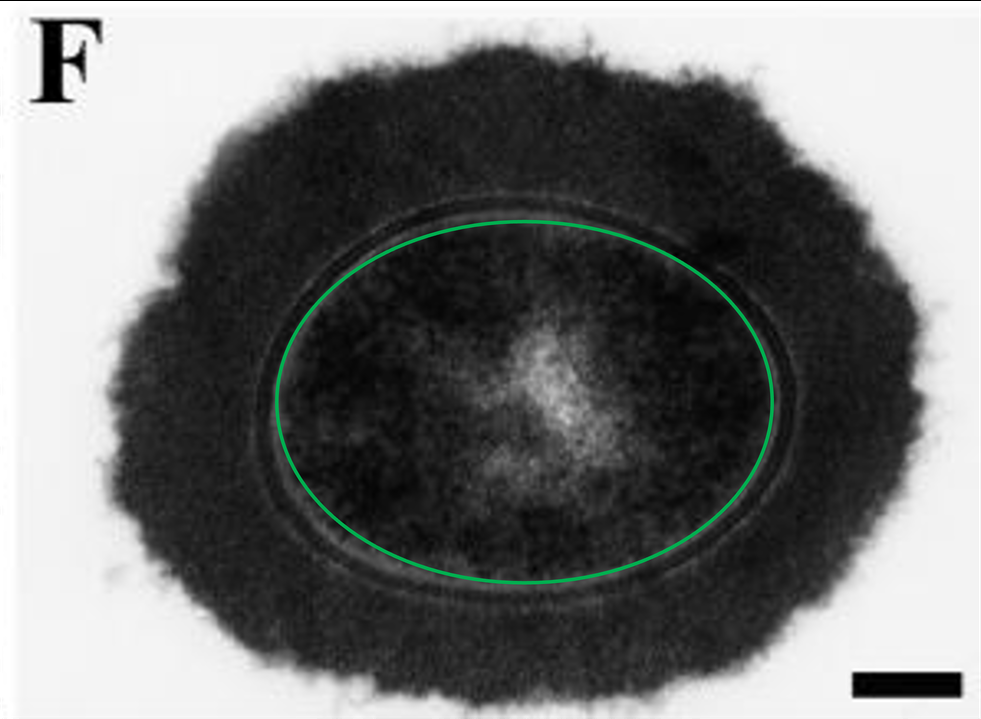
#> input picture images/AnnotatedSample.png, 981 x 719 px, shrunk from 2814 x 2062 before the run
$ jupyter execute --allow-errors CellCapsuleAnalysis.ipynb
#> lines starting #> are read from the running program, lines starting #| are printed output that depends on the picture; after the words box and inside, x2 and y2 are one past the last pixel; in counts of white or black regions, pixels touching at a corner belong together; long printed decimals are rounded
# Cell Capsule Analysis
This notebook analyses images of cell capsules to...
Images must be marked with a green ellipse to denote the cell wall.
This script then identifies the maximum distance between the cell wall and the cell capsule, and adds a second red ellipse.

The area between the red and green ellipses is then calculated in pixels, before being converted to microns using the scale bar contained in each image.
Further statistics are then calculated, such as the ratio of cell area to cell capsule area.

[cell 1]
import cv2
import numpy as np
import matplotlib.pyplot as plt
import os
import ipywidgets as widgets
from ipywidgets import Layout

[cell 2]
image_path = 'images/AnnotatedSample.png'

# Read the image
image = cv2.imread(image_path)
#> image is the input picture: shape (719, 981, 3); mean B, G, R 116.7, 117.3, 116.1

# Convert the image to HSV color space
hsv = cv2.cvtColor(image, cv2.COLOR_BGR2HSV)

imageOriginal = image.copy()

#  show the original image
plt.imshow(imageOriginal)

Analyse the image to find the green outline of the cell, and show the mask produced

[cell 3]
# Define range for green color in HSV
lower_green = (35, 50, 50)
upper_green = (85, 255, 255)

# Threshold the image to get only green
green_mask = cv2.inRange(hsv, lower_green, upper_green)
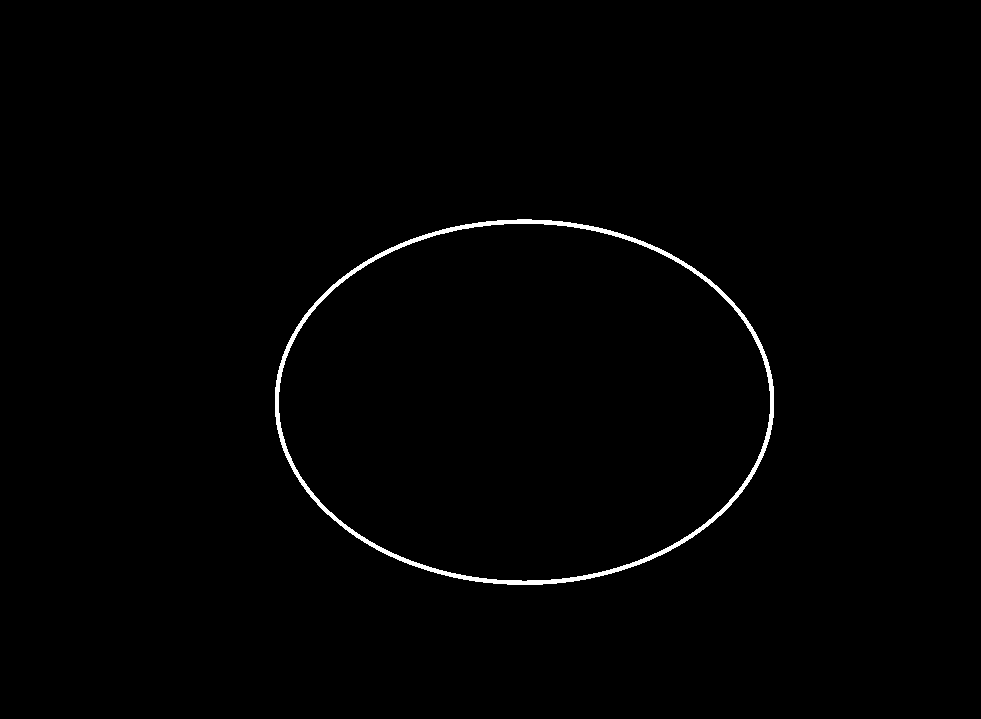
#> green_mask: shape (719, 981); 0.84% white; 1 white region

# call imshow() using plt object
plt.imshow(green_mask, cmap='gray')

# display that image
plt.show()

Now fit an ellipse to the masked image, so that the centre of the cell outline can be found.
Add a red cross to the image to mark the centre point.

[cell 4]
# Find contours
contours, _ = cv2.findContours(green_mask, cv2.RETR_EXTERNAL, cv2.CHAIN_APPROX_SIMPLE)
#> contours = 1 contour; box (x1, y1, x2, y2) and area: (275, 219, 774, 585) 142886

# Assuming the largest contour is our green outline, sort contours by area
contour = max(contours, key=cv2.contourArea)
#> contour = contour of 612 points, box (x1, y1, x2, y2) (275, 219, 774, 585), area 142886

# Fit an ellipse to the contour
ellipse = cv2.fitEllipse(contour)
#> ellipse = ((524, 401.7), (364.7, 498.9), 90.01)
(xc, yc), (d1, d2), angle = ellipse
#> xc = 524; yc = 401.7; d1 = 364.7; d2 = 498.9; angle = 90.01

# draw the fitted ellipse over the original image in red
imageEllipse = imageOriginal.copy()
cv2.ellipse(imageEllipse, ellipse, (0, 0, 255), 2)

# draw the center of the ellipse in red with a cross
cv2.line(imageEllipse, (int(xc) - 100, int(yc)), (int(xc) + 100, int(yc)), (255, 0, 0), 10)
cv2.line(imageEllipse, (int(xc), int(yc) - 100), (int(xc), int(yc) + 100), (255, 0, 0), 10)

# show the image
plt.imshow(imageEllipse)

With the cell centre and cell outline defined, start determining the maximum distance between the cell outline and the edge of the cell capsule.

Find the maximum distance between the cell wall and the cell capsule. Iterate through 360 degrees for the following steps:
1) Draw a blue line at 'x' degrees from the cell centre to the edge of the image.
2) create a mask using blue pixels produced by this line
3) combine this mask with a mask of white pixels in the image (cell capsule edge)
4) Of the remaining, non-zero pixels, calculate which is closest to the centre of the cell
5) calculate the distance between the closest non-zero pixel and the centre of the cell, and add to a list

[cell 5]
#  create a list of distances between the cell wall and the cell capsule at each angle
cellWallToCellCapsuleDistances = []
#  create a list of points defining the outline of the cell capsule
cellCapsuleOutline = []
#  create a list of points defining the outline of the cell wall
cellWallOutline = []

# Define range for white color in HSV
lower_white = (200,200,200)
upper_white = (255, 255, 255)

# Define range for blue color in RGB
lower_blue = (0,0,250)
upper_blue = (0,0,255)

# start with a fresh copy of the original image
imageExpandedOutline = imageOriginal.copy()

# Threshold the HSV image to get only white colors
white_mask = cv2.inRange(imageExpandedOutline, lower_white, upper_white)

# iterate through 360 degrees of rotation at 1 degree intervals
for i in range(0, 360, 1):
    # create a copy of the original image
    imageExpandedOutline = imageOriginal.copy()

    # find the width and height of the image
    (h, w) = imageExpandedOutline.shape[:2]

    # draw a line from the centre point to the edge of the ellipse in blue at the current angle
    cv2.line(imageExpandedOutline, (int(xc), int(yc)), (int(xc + w * np.cos(i * np.pi / 180)), int(yc + h * np.sin(i * np.pi / 180))), (0, 0, 255), 4)

    # Threshold the HSV image to get only white colors
    blue_mask = cv2.inRange(imageExpandedOutline, lower_blue, upper_blue)

    # combine the white and blue masks to get the intersection of the new line with the outline of the ellipse
    combined_mask = cv2.bitwise_and(blue_mask, white_mask)

    # find the co-ordinates non zero pixels in the combined mask
    nonZeroPixels = np.where(combined_mask == 255)

    #  find the distance from the centre of the ellipse to each of the non zero pixels
    distances = np.sqrt((nonZeroPixels[0] - xc) ** 2 + (nonZeroPixels[1] - yc) ** 2)

    # find the index of the closest point
    closest_index = np.argmin(distances)

    # add the shortest distance to the list of points defining the outline of the cell capsule
    centreToCapsuleOutlineDistance = distances[closest_index]

    # find the x and y co-ordinates of the closest point on the cell capsule to the cell centre (for plotting only)
    closest_x = nonZeroPixels[1][closest_index]
    closest_y = nonZeroPixels[0][closest_index]

    # add closest x and y to a list of points defining the outline of the cell capsule (for plotting only)
    cellCapsuleOutline.append((closest_x, closest_y))

    # combine the blue and green masks to get the intersection of the new line with the outline of the green ellipse
    combined_mask = cv2.bitwise_and(green_mask, blue_mask)

    # find the co-ordinates of the intersection
    intersect_y, intersect_x = np.where(combined_mask == 255)

    cellWallOutline.append((intersect_x[0], intersect_y[0]))

    # find the absolute distance between co-ordinates of the cell wall and the cell capsule
    centreToCellOutlineDistance = np.sqrt((intersect_x[0] - closest_x) ** 2 + (intersect_y[0] - closest_y) ** 2)

    # add the distance to the list of distances between the cell outline and the cell capsule outline
    cellWallToCellCapsuleDistances.append(centreToCellOutlineDistance)
#> this loop made 360 passes
#> (nonZeroPixels, closest_index, centreToCapsuleOutlineDistance, closest_x, closest_y, centreToCellOutlineDistance) on passes 1 to 3: (245 positions, rows 399 to 403, columns 932 to 980, 196, 543.9, 932, 403, 162), (254 positions, rows 405 to 410, columns 929 to 980, 173, 539.7, 929, 409, 159.1), (267 positions, rows 410 to 415, columns 927 to 980, 198, 536.7, 927, 414, 157.3)
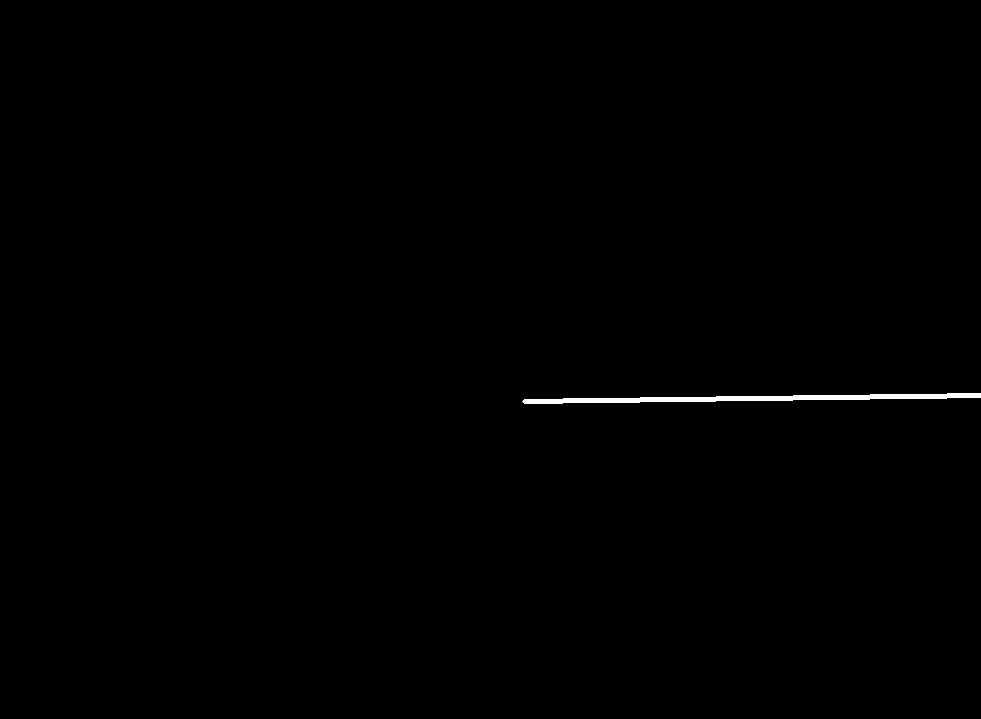
#> blue_mask: shape (719, 981); 0.32% white; 1 white region, box (x1, y1, x2, y2) and area: (522, 393, 981, 404) 2289
#> after the loop, cellCapsuleOutline = 360 pairs, first value 102 to 932, second value 38 to 714; cellWallOutline = 360 pairs, first value 275 to 771, second value 219 to 581; cellWallToCellCapsuleDistances = 360 values, max 196.4 at index 242, min 126.7 at index 86, mean 161.7

# set that are less than zero to zero
# cellWallToCellCapsuleDistances = np.array(cellWallToCellCapsuleDistances)
# cellWallToCellCapsuleDistances[cellWallToCellCapsuleDistances < 0] = 0


# apply a low pass filter to the list of distances between the cell outline and the cell capsule outline
cellWallToCellCapsuleDistancesFiltered = np.convolve(cellWallToCellCapsuleDistances, np.ones(2), 'valid') / 2
#> cellWallToCellCapsuleDistancesFiltered = 359 values, max 195.4 at index 242, min 127.1 at index 102, mean 161.7
#> the sliders are set to angle = 0

[cell 6]
# create an interractive plot of the distances between the cell outline and the cell capsule outline

# create a slider for the angle of the blue line
def updateAngle(angle):
#> called with angle = 0
    originalImageWithAngles = imageOriginal.copy()

    # find the width and height of the image
    (h, w) = originalImageWithAngles.shape[:2]

    # draw a dotted line from the centre point to the edge of the ellipse in red at the current angle
    cv2.line(originalImageWithAngles, (int(xc), int(yc)), (cellCapsuleOutline[angle][0], cellCapsuleOutline[angle][1]), (255, 0, 0), 4)

    # add a circle at the edge of the cell capsule
    cv2.circle(originalImageWithAngles, (cellCapsuleOutline[angle][0], cellCapsuleOutline[angle][1]), 20, (255, 0, 0), 4)

    # add a circle at the edge of the cell wall
    cv2.circle(originalImageWithAngles, (cellWallOutline[angle][0], cellWallOutline[angle][1]), 20, (255, 0, 0), 4)

    # create a figure with two subplots
    fig, (ax1, ax2) = plt.subplots(1, 2, figsize=(20, 10))
    ax1.plot(cellWallToCellCapsuleDistances)
    ax1.plot(cellWallToCellCapsuleDistancesFiltered)
    # plot a verical line at the current angle
    ax1.axvline(x=angle, color='r', linestyle='--')
    # plot a horizontal line at the current distance
    ax1.axhline(y=cellWallToCellCapsuleDistances[angle], color='r', linestyle='--')
    ax1.set_xticks(np.arange(0, 360, 45))
    ax1.set_title('Distance from centre to cell capsule outline vs angle')
    ax1.set_xlabel('Angle (degrees)')
    ax1.set_ylabel('Distance (pixels)')
    ax2.imshow(originalImageWithAngles)
    ax2.set_title('Original image')

    plt.show()
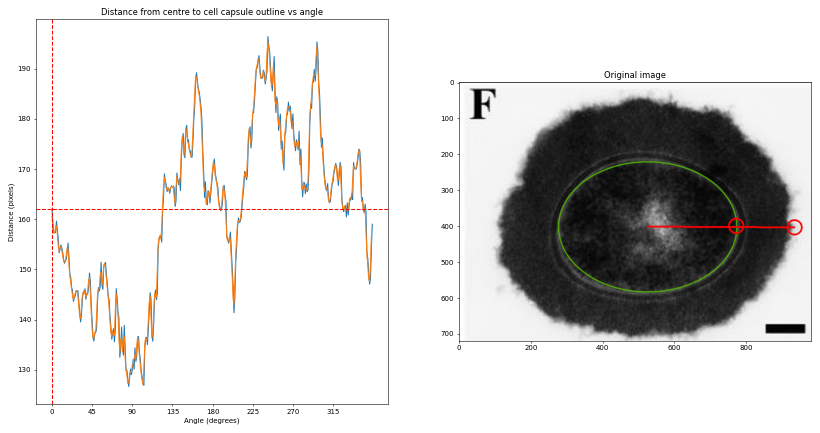
#> figure drawn by matplotlib, 2 panels; B, G, R data is drawn as R, G, B; panel 1: curve peaks at x = 242, y = 196.4; panel 1: curve peaks at x = 242, y = 195.4


widgets.interact(updateAngle, angle=widgets.IntSlider(value=0,min=0,max=359,step=1,description="Angle :",layout=Layout(width='1000px')))

[cell 7]
# find the maximum distance from the centre to the cell capsule outline and the angle at which it occurs using the filtered data
maxDistance = max(cellWallToCellCapsuleDistances)
#> maxDistance = 196.4
maxDistanceIndex = np.argmax(cellWallToCellCapsuleDistances)
#> maxDistanceIndex = 242
maxDistanceAngle = maxDistanceIndex * 1
#> maxDistanceAngle = 242

[cell 8]
#  create a list of points on the outline of the new expanded ellipse
expandedOutlinePoints = []

# Define range for blue color in HSV
lower_blue = (0,0,200)
upper_blue = (0,0,255)

# iterate through 360 degrees of rotation at 1 degree intervals
for i in range(0, 360, 1):
    # create a copy of the original image
    imageExpandedOutline = imageOriginal.copy()

    # find the width and height of the image
    (h, w) = imageExpandedOutline.shape[:2]

    # draw a line from the centre point to the edge of the ellipse in blue at the current angle
    cv2.line(imageExpandedOutline, (int(xc), int(yc)), (int(xc + w * np.cos(i * np.pi / 180)), int(yc + h * np.sin(i * np.pi / 180))), (0, 0, 255), 4)

    # Threshold the HSV image to get only blue colors
    blue_mask = cv2.inRange(imageExpandedOutline, lower_blue, upper_blue)

    # combine the blue and green masks to get the intersection
    combined_mask = cv2.bitwise_and(green_mask, blue_mask)

    # find the co-ordinates of the intersection
    intersect_x, intersect_y = np.where(combined_mask == 255)

    #  get the co-ordinates of the point 'x' pixels from the intersection at the current angle
    x = maxDistance

    # store the co-ordinates of the point 'x' pixels from the intersection at the current angle
    outlinePoint = int(intersect_y[0] + x * np.cos(i * np.pi / 180)), int(intersect_x[0] + x * np.sin(i * np.pi / 180))
    expandedOutlinePoints.append(outlinePoint)
#> this loop made 360 passes
#> outlinePoint on passes 1 to 3: (966, 399), (966, 406), (966, 411)

use the expanded outline points to draw the new expanded outline of the ellipse

[cell 9]
#  create a copy of the original image to draw the outline points on
imageExpandedOutline = imageOriginal.copy()

#  draw a line between each of the outline points in red by iterating through the list of points
for i in range(0, len(expandedOutlinePoints) - 1):
    cv2.line(imageExpandedOutline, expandedOutlinePoints[i], expandedOutlinePoints[i + 1], (255, 0, 0), 4)

#  draw a line between the first and last points in red
cv2.line(imageExpandedOutline, expandedOutlinePoints[0], expandedOutlinePoints[len(expandedOutlinePoints) - 1], (255, 0, 0), 4)

### Cell capsule and cell wall limits have been drawn, resize the image back to its original resolution, display it, and save it to the outputs folder

[cell 10]
# resize the image back to its original size
imageExpandedOutline = cv2.resize(imageExpandedOutline, (imageOriginal.shape[1], imageOriginal.shape[0]))

#  show the image
plt.imshow(imageExpandedOutline)

# check if the output directory is emtpy
#> (the rest of this cell did not finish here and is left out)

### With the cell capsule limit defined in red, and the cell wall limit defined in green, we can start calculating the areas of these regions

[cell 11]
# Create a function to count the number of pixels between the circles

def calculateAreasInPixels(img):

    # Convert image to HSV
    hsv = cv2.cvtColor(img, cv2.COLOR_BGR2HSV)

    # Define range for red and green colors
    lower_red1 = np.array([250, 0, 0])
    upper_red1 = np.array([255, 0, 0])

    lower_green = np.array([35, 100, 100])
    upper_green = np.array([85, 255, 255])

    # Create masks
    mask_red = cv2.inRange(img, lower_red1, upper_red1)
    mask_green = cv2.inRange(hsv, lower_green, upper_green)

    # Find contours
    contours_red, _ = cv2.findContours(mask_red, cv2.RETR_EXTERNAL, cv2.CHAIN_APPROX_NONE)
    contours_green, _ = cv2.findContours(mask_green, cv2.RETR_EXTERNAL, cv2.CHAIN_APPROX_SIMPLE)

    # Assuming the largest contour for each color is the required circle, sort and pick the largest
    contour_red = max(contours_red, key=cv2.contourArea)
    contour_green = max(contours_green, key=cv2.contourArea)

    # fit an elipse to the contour
    ellipse_red = cv2.fitEllipse(contour_red)

    ellipseImg = img.copy()
    # draw the fitted ellipse over the original image in red, with a solid infill
    cv2.ellipse(ellipseImg, ellipse_red, (255, 0, 0), thickness=cv2.FILLED)

    # create a mask of the ellipse
    mask_red_filled = cv2.inRange(ellipseImg, (255, 0, 0), (255, 0, 0))

    mask_green_filled = np.zeros_like(mask_green)
    cv2.drawContours(mask_green_filled, [contour_green], -1, (255), thickness=cv2.FILLED)

    # invert the green mask so that the region between the circles is white
    invt_mask_green_filled = cv2.bitwise_not(mask_green_filled)

    # find the region between the red and green filled masks
    between_circles = cv2.bitwise_and(mask_red_filled, invt_mask_green_filled)

    # invert the white mask to add the cell outline to the image
    invt_WhiteMask = cv2.bitwise_not(white_mask)

    # add the cell outline to the image
    between_circles = cv2.bitwise_and(between_circles, invt_WhiteMask)

    # create a plot showing the original image and the mask of the region between the circles
    fig, (ax1, ax2) = plt.subplots(1, 2, figsize=(20, 10))
    ax1.imshow(img)
    ax1.set_title('Original image')
    ax2.imshow(between_circles, cmap='gray')
    ax2.set_title('Mask of region between circles')

    plt.show()

    # Count the non-zero pixels
    cellAreaPixels = cv2.countNonZero(mask_green_filled)
    totalAreaPixels = cv2.countNonZero(invt_WhiteMask)
    capsuleAreaPixels = cv2.countNonZero(between_circles)

    return cellAreaPixels, capsuleAreaPixels, totalAreaPixels

[cell 12]
def is_rectangle(cnt, epsilon_factor=0.02):
    # Approximate the contour to determine its shape
    epsilon = epsilon_factor * cv2.arcLength(cnt, True)
    approx = cv2.approxPolyDP(cnt, epsilon, True)

    # If the shape has 4 vertices, it's potentially a rectangle
    return len(approx) == 4

[cell 13]
def measure_black_rectangle_width(img):

    # Convert image to grayscale
    gray = cv2.cvtColor(img, cv2.COLOR_BGR2GRAY)

    # Threshold to isolate black objects
    _, thresh = cv2.threshold(gray, 50, 255, cv2.THRESH_BINARY_INV)
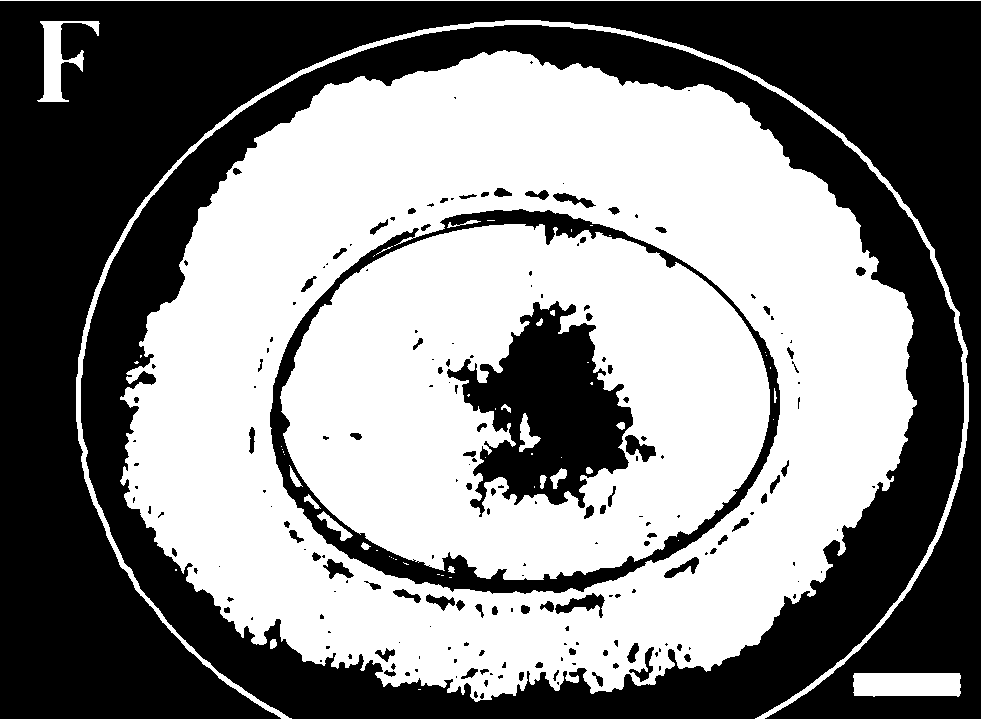
#> thresh: shape (719, 981); 51.5% white; 196 black regions (110 under 20 px), largest, box (x1, y1, x2, y2) and area: (0, 1, 981, 719) 187891, (81, 25, 964, 719) 110540, (447, 301, 633, 517) 20417

    # Find black contours
    contours, _ = cv2.findContours(thresh, cv2.RETR_EXTERNAL, cv2.CHAIN_APPROX_SIMPLE)

    # Iterate over each contour to find the rectangle
    for cnt in contours:
        if is_rectangle(cnt):
            # Get the width of the bounding rectangle of the contour
            _, _, width, _ = cv2.boundingRect(cnt)
            return width
#> this loop made 2 passes
#> cnt on pass 1: [[418, 689], [420, 689]]

    # If no rectangle is found
    return 0

[cell 14]
cellAreaPixels, capsuleAreaPixels, totalAreaPixels = calculateAreasInPixels(imageExpandedOutline)
pixelWidthOfBlackRectangle = measure_black_rectangle_width(imageExpandedOutline)

[cell 15]
blackBoxWidthInMicrons = 0.1
pixelSizeInMicrons = blackBoxWidthInMicrons / pixelWidthOfBlackRectangle

# Calculate area in um^2 to 3 decimal places
cellAreaInUm = round(cellAreaPixels * pixelSizeInMicrons, 3)
capsuleAreaInUm = round(capsuleAreaPixels * pixelSizeInMicrons, 3)
totalAreaInUm = round(totalAreaPixels * pixelSizeInMicrons, 3)

# Print results rounded to x decimal places
dp = 6
print(f'Cell Area In um: {round(cellAreaInUm,dp)} um^2 ({round(cellAreaPixels,dp)} pixels)')
#| Cell Area In um: 132.508 um^2 (143109 pixels)
print(f'Capsule Area In um: {round(capsuleAreaInUm,dp)} um^2 ({round(capsuleAreaPixels,dp)} pixels)')
#| Capsule Area In um: 272.409 um^2 (294202 pixels)
print(f'Total Area In um: {round(totalAreaInUm,dp)} um^2 ({round(totalAreaPixels,dp)} pixels)')
#| Total Area In um: 411.68 um^2 (444614 pixels)
print(f'Ratio of capsule area to cell area: {round(capsuleAreaInUm / cellAreaInUm,dp)}')
#| Ratio of capsule area to cell area: 2.056
print(f'Ratio of total area to cell area: {round(totalAreaInUm / cellAreaInUm,dp)}')
#| Ratio of total area to cell area: 3.107
print(f'Ratio of capsule area to total area: {round(capsuleAreaInUm / totalAreaInUm,dp)}')
#| Ratio of capsule area to total area: 0.6617
print(f'Ratio of cell area to total area: {round(cellAreaInUm / totalAreaInUm,dp)}')
#| Ratio of cell area to total area: 0.3219
print(f'Pixel size: {round(pixelSizeInMicrons,dp)} um')
#| Pixel size: 0.000926 um
